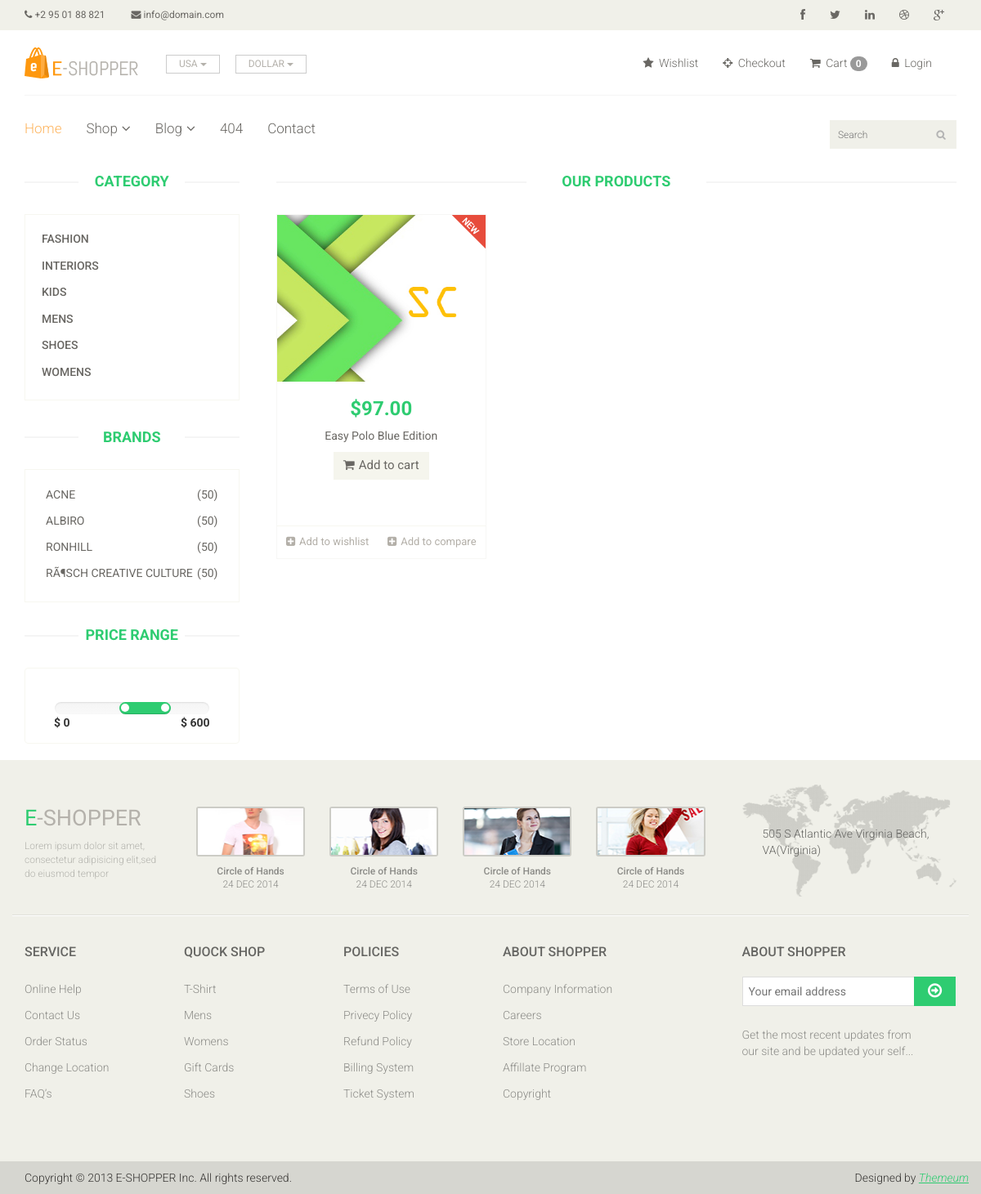
/productby-brand.php?products_by_brand=9&show_products, run on the app's committed database.
### tables this page shows
CREATE TABLE `category_table` (
  `categoryId` int(11) NOT NULL,
  `category` varchar(55) NOT NULL
);

CREATE TABLE `brand_table` (
  `brandId` int(11) NOT NULL,
  `brandName` varchar(55) NOT NULL
);

CREATE TABLE `products_table` (
  `productId` int(11) NOT NULL,
  `productName` varchar(55) NOT NULL,
  `brandId` int(11) NOT NULL,
  `categoryId` int(11) NOT NULL,
  `price` float(11,2) NOT NULL,
  `products_details` varchar(255) NOT NULL,
  `image` varchar(55) NOT NULL,
  `productCode` varchar(55) NOT NULL,
  `type` int(11) NOT NULL,
  `postTime` datetime NOT NULL DEFAULT CURRENT_TIMESTAMP ON UPDATE CURRENT_TIMESTAMP,
  `author` varchar(55) NOT NULL
);

### libs/Database.php (called while the page is built, shortened)
<?php
class Database{
    public $host   = DB_HOST;
    public $user   = DB_USER;
    public $pass   = DB_PASS;
    public $dbname = DB_NAME;
    public $link;
    public function dbConnect(){
        $this->link = new mysqli($this->host, $this->user, $this->pass, $this->dbname);
    }
    public function readData($query){
        $result = $this->link->query($query) or die($this->link->error.__LINE__);
        if($result->num_rows > 0){
            return $result;
        }
        else {
            return false;
        }
    }
}
?>

### libs/Category.php (called while the page is built, shortened)
<?php
class Category{
	private $db;
 	public function __construct(){
 		$this->db = new Database();
 	}
 	public function getAllCat(){
 		$query = "SELECT * FROM category_table ORDER BY category ASC";
 		$result = $this->db->readData($query);
 		return $result;
 	}
}
?>

### libs/Brand.php (called while the page is built, shortened)
<?php
class Brand{
	private $db;
 	public function __construct(){
 		$this->db = new Database();
 	}
 	public function getAllBrand(){
 		$query = "SELECT * FROM brand_table ORDER BY brandId ASC";
 		$result = $this->db->readData($query);
 		return $result;
 	}
}
?>

### libs/Products.php (called while the page is built, shortened)
<?php
class Products{
	private $db;
 	public function __construct(){
 		$this->db = new Database();
 	}
    public function showProductsByBrand($brandId){
        $query = "SELECT * FROM products_table WHERE brandId = '$brandId'";
        $result = $this->db->readData($query);
        return $result;
    }
}
?>

### productby-brand.php (the view, shortened to what this page needs)
<?php include "include/header.php" ?>
<?php
	if (!isset($_GET['products_by_brand']) OR $_GET['products_by_brand'] == NULL ) {
        echo "<script>window.location='index.php';</script>";
    }
    else{
    	$brandId = $_GET['products_by_brand'];
        $getProductByBrand  = $pro->showProductsByBrand($brandId);
        $msg = "<div class='alert alert-danger alert-dismissible' role='alert'><strong>Oppos! </strong>No Products Are Available in this Brand.<button type='button' class='close' data-dismiss='alert' aria-label='Close'><span aria-hidden='true'>&times;</span></button></div>";
    }
?>
	<section>
		<div class="container">
			<div class="row">
				<div class="col-sm-3">
					<?php include "include/sidebar.php" ?>
				</div>
				<div class="col-sm-9 padding-right">
					<div class="features_items">
						<h2 class="title text-center">Our Products</h2>
						<?php
							if ($getProductByBrand) {
								while ($productValue = $getProductByBrand->fetch_assoc()) {
						?>
						<div class="col-sm-4">
							<div class="product-image-wrapper">
								<div class="single-products">
									<div class="productinfo text-center">
										<img src="admin/<?php echo $productValue['image']; ?>" alt="" />
										<h2>$<?php echo $productValue['price']; ?></h2>
										<a href="product-details.php?single_product_details=<?php echo $productValue['productId']; ?>">
											<p><?php echo $productValue['productName']; ?></p>
										</a>
										<a href="product-details.php?single_product_details=<?php echo $productValue['productId']; ?>&add-to-cart" class="btn btn-default add-to-cart"><i class="fa fa-shopping-cart"></i>Add to cart</a>
									</div>
									<div class="product-overlay">
										<div class="overlay-content">
										</div>
									</div>
									<?php if ($productValue['type'] == 0 ) {
									?>
									<img src="images/home/new.png" class="new" alt="" />
								<?php } ?>
								</div>
								<div class="choose">
									<ul class="nav nav-pills nav-justified">
										<li><a href="#"><i class="fa fa-plus-square"></i>Add to wishlist</a></li>
										<li><a href="#"><i class="fa fa-plus-square"></i>Add to compare</a></li>
									</ul>
								</div>
							</div>
						</div>
						<?php } } else{ echo $msg;} ?>
					</div>
				</div>
			</div>
		</div>
	</section>
<?php include "include/footer.php" ?>

### include/sidebar.php (shortened to what this page needs)
<div class="left-sidebar">
	<h2>Category</h2>
	<div class="panel-group category-products" id="accordian">
		<?php
			$getCategory = $cat->getAllCat();
			if ($getCategory) {
				while ($value = $getCategory->fetch_assoc()) {
        ?>
		<div class="panel panel-default">
			<div class="panel-heading">
				<h4 class="panel-title"><a href="productby-category.php?products_by_category=<?php echo $value['categoryId']; ?>&show_products"><?php echo $value['category']; ?></a></h4>
			</div>
		</div>
	<?php } } ?>
	</div>
	<div class="brands_products">
		<h2>Brands</h2>
		<div class="brands-name">
			<ul class="nav nav-pills nav-stacked">
				<?php
                    $showBrand = $brand->getAllBrand();
                    if ($showBrand) {
                        while ($brandValue = $showBrand->fetch_assoc()) {
                ?>
				<li><a href="productby-brand.php?products_by_brand=<?php echo $brandValue['brandId']; ?>&show_products"> <span class="pull-right">(50)</span><?php echo $brandValue['brandName']; ?></a></li>
				<?php } }else{ ?>
				<li><a href="#"> <span class="pull-right">(0)</span>No Brand</a></li>
				<?php } ?>
			</ul>
		</div>
	</div>
	<div class="price-range">
		<h2>Price Range</h2>
		<div class="well text-center">
			 <input type="text" class="span2" value="" data-slider-min="0" data-slider-max="600" data-slider-step="5" data-slider-value="[250,450]" id="sl2" ><br />
			 <b class="pull-left">$ 0</b> <b class="pull-right">$ 600</b>
		</div>
	</div>
</div>

### css/main.css (style rules this page uses)
body { font-family: 'Roboto', sans-serif; background:; position: relative; font-weight:400px; }
ul li { list-style: none; }
a { -webkit-transition: 300ms; -moz-transition: 300ms; -o-transition: 300ms; transition: 300ms; }
h1, h2, h3, h4, h5, h6 { font-family: 'Roboto', sans-serif; }
.category-products { border: 1px solid #F7F7F0; margin-bottom: 35px; padding-bottom: 20px; padding-top: 15px; }
.left-sidebar h2, .brands_products h2 { color: #2ecc71; font-family: 'Roboto', sans-serif; font-size: 18px; font-weight: 700; margin: 0 auto 30px; text-align: center; text-transform: uppercase; position: relative; z-index:3; }
.left-sidebar h2:after, h2.title:after { content: " "; position: absolute; border: 1px solid #f5f5f5; bottom:8px; left: 0; width: 100%; height: 0; z-index: -2; }
.left-sidebar h2:before { content: " "; position: absolute; background: #fff; bottom: -6px; width: 130px; height: 30px; z-index: -1; left: 50%; margin-left: -65px; }
h2.title:before { content: " "; position: absolute; background: #fff; bottom: -6px; width: 220px; height: 30px; z-index: -1; left: 50%; margin-left: -110px; }
.category-products .panel { background-color: #FFFFFF; border: 0px; border-radius: 0px; box-shadow:none; margin-bottom: 0px; }
.category-products .panel-default .panel-heading { background-color: #FFFFFF; border: 0 none; color: #FFFFFF; padding: 5px 20px; }
.category-products .panel-default .panel-heading .panel-title a { color: #696763; font-family: 'Roboto', sans-serif; font-size: 14px; text-decoration: none; text-transform: uppercase; }
.brands-name { border: 1px solid #F7F7F0; padding-bottom: 20px; padding-top: 15px; }
.brands-name .nav-stacked li a { background-color: #FFFFFF; color: #696763; font-family: 'Roboto', sans-serif; font-size: 14px; padding: 5px 25px; text-decoration: none; text-transform: uppercase; }
.price-range { margin-top:30px; }
.well { background-color: #FFFFFF; border: 1px solid #F7F7F0; border-radius: 4px; box-shadow: none; margin-bottom: 20px; min-height: 20px; padding: 35px; }
.padding-right { padding-right: 0; }
.features_items { overflow:hidden; }
h2.title { color: #2ecc71; font-family: 'Roboto', sans-serif; font-size: 18px; font-weight: 700; margin: 0 15px; text-transform: uppercase; margin-bottom: 30px; position: relative; }
.product-image-wrapper { border:1px solid #F7F7F5; overflow: hidden; margin-bottom:30px; }
.single-products { position: relative; }
.new, .sale { position: absolute; top: 0; right: 0; }
.productinfo h2 { color: #2ecc71; font-family: 'Roboto', sans-serif; font-size: 24px; font-weight: 700; }
.productinfo p { font-family: 'Roboto', sans-serif; font-size: 14px; font-weight: 400; color: #696763; }
.productinfo img { width: 100%; }
.productinfo { position:relative; height: 380px; }
.product-overlay { background:#2ecc71; top: 0; display: none; height: 0; position: absolute; transition: height 500ms ease 0s; width: 100%; display: block; opacity:; }
.product-overlay .overlay-content { bottom: 0; position: absolute; bottom: 0; text-align: center; width: 100%; }
.add-to-cart { background:#F5F5ED; border: 0 none; border-radius: 0; color: #696763; font-family: 'Roboto', sans-serif; font-size: 15px; margin-bottom: 25px; }
.add-to-cart i { margin-right:5px; }
.choose { border-top: 1px solid #F7F7F0; }
.choose ul li a { color: #B3AFA8; font-family: 'Roboto', sans-serif; font-size: 13px; padding-left: 0; padding-right: 0; }
.choose ul li a i { margin-right:5px; }

### data on the page
category_table: category "FASHION"
category_table: category "INTERIORS"
category_table: category "KIDS"
category_table: category "MENS"
category_table: category "SHOES"
category_table: category "WOMENS"
brand_table: brandName "ACNE"
brand_table: brandName "ALBIRO"
brand_table: brandName "RONHILL"
brand_table: brandName "RÃ¶SCH CREATIVE CULTURE"
products_table: image (picture), price "97.00", productName "Easy Polo Blue Edition", type 0 (drawn)
